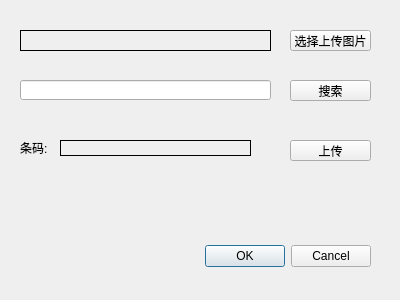
<?xml version="1.0" encoding="UTF-8"?>
<ui version="4.0">
 <class>MES_Dialog</class>
 <widget class="QDialog" name="MES_Dialog">
  <property name="geometry">
   <rect>
    <x>0</x>
    <y>0</y>
    <width>400</width>
    <height>300</height>
   </rect>
  </property>
  <property name="windowTitle">
   <string>Dialog</string>
  </property>
  <widget class="QDialogButtonBox" name="buttonBox">
   <property name="geometry">
    <rect>
     <x>30</x>
     <y>240</y>
     <width>341</width>
     <height>32</height>
    </rect>
   </property>
   <property name="orientation">
    <enum>Qt::Horizontal</enum>
   </property>
   <property name="standardButtons">
    <set>QDialogButtonBox::Cancel|QDialogButtonBox::Ok</set>
   </property>
  </widget>
  <widget class="QPushButton" name="BtnSelect">
   <property name="geometry">
    <rect>
     <x>290</x>
     <y>30</y>
     <width>81</width>
     <height>21</height>
    </rect>
   </property>
   <property name="text">
    <string>选择上传图片</string>
   </property>
  </widget>
  <widget class="QLabel" name="label">
   <property name="geometry">
    <rect>
     <x>20</x>
     <y>30</y>
     <width>251</width>
     <height>21</height>
    </rect>
   </property>
   <property name="inputMethodHints">
    <set>Qt::ImhNone</set>
   </property>
   <property name="frameShape">
    <enum>QFrame::Box</enum>
   </property>
   <property name="text">
    <string/>
   </property>
  </widget>
  <widget class="QPushButton" name="BtnPush">
   <property name="geometry">
    <rect>
     <x>290</x>
     <y>140</y>
     <width>81</width>
     <height>21</height>
    </rect>
   </property>
   <property name="text">
    <string>上传</string>
   </property>
  </widget>
  <widget class="QLabel" name="label_2">
   <property name="geometry">
    <rect>
     <x>20</x>
     <y>140</y>
     <width>31</width>
     <height>16</height>
    </rect>
   </property>
   <property name="text">
    <string>条码:</string>
   </property>
  </widget>
  <widget class="QLabel" name="lab_code">
   <property name="geometry">
    <rect>
     <x>60</x>
     <y>140</y>
     <width>191</width>
     <height>16</height>
    </rect>
   </property>
   <property name="inputMethodHints">
    <set>Qt::ImhNone</set>
   </property>
   <property name="frameShape">
    <enum>QFrame::Box</enum>
   </property>
   <property name="text">
    <string/>
   </property>
  </widget>
  <widget class="QLineEdit" name="lineEdit_barCode">
   <property name="geometry">
    <rect>
     <x>20</x>
     <y>80</y>
     <width>251</width>
     <height>20</height>
    </rect>
   </property>
  </widget>
  <widget class="QPushButton" name="BtnScan">
   <property name="geometry">
    <rect>
     <x>290</x>
     <y>80</y>
     <width>81</width>
     <height>21</height>
    </rect>
   </property>
   <property name="text">
    <string>搜索</string>
   </property>
  </widget>
 </widget>
 <resources/>
 <connections>
  <connection>
   <sender>buttonBox</sender>
   <signal>accepted()</signal>
   <receiver>MES_Dialog</receiver>
   <slot>accept()</slot>
   <hints>
    <hint type="sourcelabel">
     <x>248</x>
     <y>254</y>
    </hint>
    <hint type="destinationlabel">
     <x>157</x>
     <y>274</y>
    </hint>
   </hints>
  </connection>
  <connection>
   <sender>buttonBox</sender>
   <signal>rejected()</signal>
   <receiver>MES_Dialog</receiver>
   <slot>reject()</slot>
   <hints>
    <hint type="sourcelabel">
     <x>316</x>
     <y>260</y>
    </hint>
    <hint type="destinationlabel">
     <x>286</x>
     <y>274</y>
    </hint>
   </hints>
  </connection>
 </connections>
</ui>
